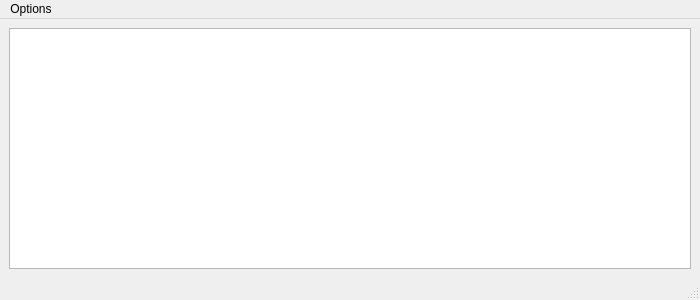
<?xml version="1.0" encoding="UTF-8"?>
<ui version="4.0">
 <class>PyEncoderConsole</class>
 <widget class="QMainWindow" name="PyEncoderConsole">
  <property name="geometry">
   <rect>
    <x>0</x>
    <y>0</y>
    <width>700</width>
    <height>300</height>
   </rect>
  </property>
  <property name="windowTitle">
   <string>PyEncoder Console</string>
  </property>
  <widget class="QWidget" name="centralwidget">
   <layout class="QVBoxLayout" name="verticalLayout">
    <item>
     <widget class="QTextEdit" name="txe_console">
      <property name="readOnly">
       <bool>true</bool>
      </property>
     </widget>
    </item>
   </layout>
  </widget>
  <widget class="QMenuBar" name="menubar">
   <property name="geometry">
    <rect>
     <x>0</x>
     <y>0</y>
     <width>700</width>
     <height>22</height>
    </rect>
   </property>
   <widget class="QMenu" name="menuOptions">
    <property name="title">
     <string>Options</string>
    </property>
    <addaction name="action_clear_console"/>
   </widget>
   <addaction name="menuOptions"/>
  </widget>
  <widget class="QStatusBar" name="statusbar"/>
  <action name="action_clear_console">
   <property name="text">
    <string>Clear console</string>
   </property>
  </action>
 </widget>
 <resources/>
 <connections/>
</ui>
